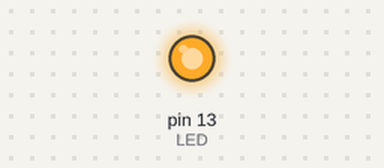
This sketch was run on a simulated Arduino Uno, built with avr-gcc and run on an emulated ATmega328P. On the bench: output pins drawn as LEDs (lit = HIGH).

Above: at 0.35 s.
At 24.6 s:
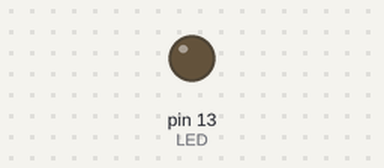
Timing chart, 0 to 27.0 s (numbered marks = the images above):
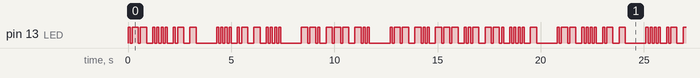

Measured:
- by itself, pin 13 (LED): moves between LOW and HIGH, repeating every 20.8 s
- by itself, everything shown: repeats every 20.8 s, in 100 steps

The sketch:

MorseBasic.ino
```cpp
// Morse Code Program to write "What Hath God Wrought"

const int LED = 13; //Led connected to digital pin 13

int dit = 100; // length of dits (.) is 1 units
int dah = 300; // length of dahs (-) is 3 units
int pse = 100; // pause between character components (_) is 1 unit
int ch = 300; // space between characters (__) is 1 unit
int space = 700; // space between words is 7 units

void setup()
{
  pinMode(LED, OUTPUT); // sets the digital pin as output
}

void loop()
{
  digitalWrite(LED, HIGH);   // W ._-_-__
  delay(dit);
  digitalWrite(LED, LOW);
  delay(pse);
  digitalWrite(LED, HIGH);
  delay(dah);
  digitalWrite(LED, LOW);
  delay(pse);
  digitalWrite(LED, HIGH);
  delay(dah);
  digitalWrite(LED, LOW);
  delay(ch);

  digitalWrite(LED, HIGH);   // h ._._._.__
  delay(dit);
  digitalWrite(LED, LOW);
  delay(pse);
  digitalWrite(LED, HIGH);
  delay(dit);
  digitalWrite(LED, LOW);
  delay(pse);
  digitalWrite(LED, HIGH);
  delay(dit);
  digitalWrite(LED, LOW);
  delay(pse);
  digitalWrite(LED, HIGH);
  delay(dit);
  digitalWrite(LED, LOW);
  delay(ch);

  digitalWrite(LED, HIGH);   // a ._-__
  delay(dit);
  digitalWrite(LED, LOW);
  delay(pse);
  digitalWrite(LED, HIGH);
  delay(dah);
  digitalWrite(LED, LOW);
  delay(ch);

  digitalWrite(LED, HIGH);   // t -__
  delay(dah);
  digitalWrite(LED, LOW);
  delay(ch);

  digitalWrite(LED, LOW);   // space
  delay(space);

  digitalWrite(LED, HIGH);   // H ._._._.__
  delay(dit);
  digitalWrite(LED, LOW);
  delay(pse);
  digitalWrite(LED, HIGH);
  delay(dit);
  digitalWrite(LED, LOW);
  delay(pse);
  digitalWrite(LED, HIGH);
  delay(dit);
  digitalWrite(LED, LOW);
  delay(pse);
  digitalWrite(LED, HIGH);
  delay(dit);
  digitalWrite(LED, LOW);
  delay(ch);

  digitalWrite(LED, HIGH);   // a ._-__
  delay(dit);
  digitalWrite(LED, LOW);
  delay(pse);
  digitalWrite(LED, HIGH);
  delay(dah);
  digitalWrite(LED, LOW);
  delay(ch);

  digitalWrite(LED, HIGH);   // t -__
  delay(dah);
  digitalWrite(LED, LOW);
  delay(ch);

  digitalWrite(LED, HIGH);   // h ._._._.__
  delay(dit);
  digitalWrite(LED, LOW);
  delay(pse);
  digitalWrite(LED, HIGH);
  delay(dit);
  digitalWrite(LED, LOW);
  delay(pse);
  digitalWrite(LED, HIGH);
  delay(dit);
  digitalWrite(LED, LOW);
  delay(pse);
  digitalWrite(LED, HIGH);
  delay(dit);
  digitalWrite(LED, LOW);
  delay(ch);

  digitalWrite(LED, LOW);   // space
  delay(space);

  digitalWrite(LED, HIGH);   // G -_-_.__
  delay(dah);
  digitalWrite(LED, LOW);
  delay(pse);
  digitalWrite(LED, HIGH);
  delay(dah);
  digitalWrite(LED, LOW);
  delay(pse);
  digitalWrite(LED, HIGH);
  delay(dit);
  digitalWrite(LED, LOW);
  delay(ch);

  digitalWrite(LED, HIGH);   // o -_-_-__
  delay(dah);
  digitalWrite(LED, LOW);
  delay(pse);
  digitalWrite(LED, HIGH);
  delay(dah);
  digitalWrite(LED, LOW);
  delay(pse);
  digitalWrite(LED, HIGH);
  delay(dah);
  digitalWrite(LED, LOW);
  delay(ch);

  digitalWrite(LED, HIGH);   // d -_._.__
  delay(dah);
  digitalWrite(LED, LOW);
  delay(pse);
  digitalWrite(LED, HIGH);
  delay(dit);
  digitalWrite(LED, LOW);
  delay(pse);
  digitalWrite(LED, HIGH);
  delay(dit);
  digitalWrite(LED, LOW);
  delay(ch);

  digitalWrite(LED, LOW);   // space
  delay(space);

  digitalWrite(LED, HIGH);   // w ._-_-__
  delay(dit);
  digitalWrite(LED, LOW);
  delay(pse);
  digitalWrite(LED, HIGH);
  delay(dah);
  digitalWrite(LED, LOW);
  delay(pse);
  digitalWrite(LED, HIGH);
  delay(dah);
  digitalWrite(LED, LOW);
  delay(ch);

  digitalWrite(LED, HIGH);   // r ._-_.__
  delay(dah);
  digitalWrite(LED, LOW);
  delay(pse);
  digitalWrite(LED, HIGH);
  delay(dit);
  digitalWrite(LED, LOW);
  delay(pse);
  digitalWrite(LED, HIGH);
  delay(dit);
  digitalWrite(LED, LOW);
  delay(ch);

  digitalWrite(LED, HIGH);   // o -_-_-__
  delay(dah);
  digitalWrite(LED, LOW);
  delay(pse);
  digitalWrite(LED, HIGH);
  delay(dah);
  digitalWrite(LED, LOW);
  delay(pse);
  digitalWrite(LED, HIGH);
  delay(dah);
  digitalWrite(LED, LOW);
  delay(ch);

  digitalWrite(LED, HIGH);   // u ._._-__
  delay(dit);
  digitalWrite(LED, LOW);
  delay(pse);
  digitalWrite(LED, HIGH);
  delay(dit);
  digitalWrite(LED, LOW);
  delay(pse);
  digitalWrite(LED, HIGH);
  delay(dah);
  digitalWrite(LED, LOW);
  delay(ch);

  digitalWrite(LED, HIGH);   // g -_-_.__
  delay(dah);
  digitalWrite(LED, LOW);
  delay(pse);
  digitalWrite(LED, HIGH);
  delay(dah);
  digitalWrite(LED, LOW);
  delay(pse);
  digitalWrite(LED, HIGH);
  delay(dit);
  digitalWrite(LED, LOW);
  delay(ch);

  digitalWrite(LED, HIGH);   // h ._._._.__
  delay(dit);
  digitalWrite(LED, LOW);
  delay(pse);
  digitalWrite(LED, HIGH);
  delay(dit);
  digitalWrite(LED, LOW);
  delay(pse);
  digitalWrite(LED, HIGH);
  delay(dit);
  digitalWrite(LED, LOW);
  delay(pse);
  digitalWrite(LED, HIGH);
  delay(dit);
  digitalWrite(LED, LOW);
  delay(ch);

  digitalWrite(LED, HIGH);   // t -__
  delay(dah);
  digitalWrite(LED, LOW);
  delay(ch);

  digitalWrite(LED, LOW);   // space
  delay(space);
}
```
